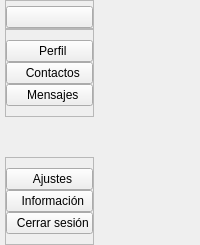
     <widget class="QWidget" name="menu" native="true">
      <layout class="QVBoxLayout" name="verticalLayout">
       <property name="spacing">
        <number>0</number>
       </property>
       <property name="leftMargin">
        <number>0</number>
       </property>
       <property name="topMargin">
        <number>0</number>
       </property>
       <property name="rightMargin">
        <number>0</number>
       </property>
       <property name="bottomMargin">
        <number>0</number>
       </property>
       <item alignment="Qt::AlignLeft">
        <widget class="QWidget" name="submenu" native="true">
         <layout class="QVBoxLayout" name="verticalLayout_2">
          <property name="spacing">
           <number>0</number>
          </property>
          <property name="leftMargin">
           <number>5</number>
          </property>
          <property name="topMargin">
           <number>0</number>
          </property>
          <property name="rightMargin">
           <number>0</number>
          </property>
          <property name="bottomMargin">
           <number>0</number>
          </property>
          <item alignment="Qt::AlignTop">
           <widget class="QFrame" name="frame">
            <property name="frameShape">
             <enum>QFrame::StyledPanel</enum>
            </property>
            <property name="frameShadow">
             <enum>QFrame::Raised</enum>
            </property>
            <layout class="QHBoxLayout" name="horizontalLayout_2">
             <property name="spacing">
              <number>0</number>
             </property>
             <property name="leftMargin">
              <number>0</number>
             </property>
             <property name="topMargin">
              <number>5</number>
             </property>
             <property name="rightMargin">
              <number>0</number>
             </property>
             <property name="bottomMargin">
              <number>0</number>
             </property>
             <item>
              <widget class="QPushButton" name="menuBtn">
               <property name="text">
                <string/>
               </property>
               <property name="icon">
                <iconset>
                 <normaloff>feather/align-justify.svg</normaloff>feather/align-justify.svg</iconset>
               </property>
               <property name="iconSize">
                <size>
                 <width>24</width>
                 <height>24</height>
                </size>
               </property>
              </widget>
             </item>
            </layout>
           </widget>
          </item>
          <item alignment="Qt::AlignTop">
           <widget class="QFrame" name="frame_2">
            <property name="sizePolicy">
             <sizepolicy hsizetype="Preferred" vsizetype="Preferred">
              <horstretch>0</horstretch>
              <verstretch>0</verstretch>
             </sizepolicy>
            </property>
            <property name="frameShape">
             <enum>QFrame::StyledPanel</enum>
            </property>
            <property name="frameShadow">
             <enum>QFrame::Raised</enum>
            </property>
            <layout class="QVBoxLayout" name="verticalLayout_3">
             <property name="spacing">
              <number>0</number>
             </property>
             <property name="leftMargin">
              <number>0</number>
             </property>
             <property name="topMargin">
              <number>10</number>
             </property>
             <property name="rightMargin">
              <number>0</number>
             </property>
             <property name="bottomMargin">
              <number>10</number>
             </property>
             <item>
              <widget class="QPushButton" name="perfilBtn">
               <property name="text">
                <string>  Perfil</string>
               </property>
               <property name="icon">
                <iconset>
                 <normaloff>feather/user.svg</normaloff>feather/user.svg</iconset>
               </property>
               <property name="iconSize">
                <size>
                 <width>24</width>
                 <height>24</height>
                </size>
               </property>
              </widget>
             </item>
             <item>
              <widget class="QPushButton" name="contactosBtn">
               <property name="text">
                <string>  Contactos</string>
               </property>
               <property name="icon">
                <iconset>
                 <normaloff>feather/grid.svg</normaloff>feather/grid.svg</iconset>
               </property>
               <property name="iconSize">
                <size>
                 <width>24</width>
                 <height>24</height>
                </size>
               </property>
              </widget>
             </item>
             <item>
              <widget class="QPushButton" name="mensajesBtn">
               <property name="text">
                <string>  Mensajes</string>
               </property>
               <property name="icon">
                <iconset>
                 <normaloff>feather/message-circle.svg</normaloff>feather/message-circle.svg</iconset>
               </property>
               <property name="iconSize">
                <size>
                 <width>24</width>
                 <height>24</height>
                </size>
               </property>
              </widget>
             </item>
            </layout>
           </widget>
          </item>
          <item>
           <spacer name="verticalSpacer">
            <property name="orientation">
             <enum>Qt::Vertical</enum>
            </property>
            <property name="sizeHint" stdset="0">
             <size>
              <width>20</width>
              <height>40</height>
             </size>
            </property>
           </spacer>
          </item>
          <item alignment="Qt::AlignTop">
           <widget class="QFrame" name="frame_3">
            <property name="frameShape">
             <enum>QFrame::StyledPanel</enum>
            </property>
            <property name="frameShadow">
             <enum>QFrame::Raised</enum>
            </property>
            <layout class="QVBoxLayout" name="verticalLayout_4">
             <property name="spacing">
              <number>0</number>
             </property>
             <property name="leftMargin">
              <number>0</number>
             </property>
             <property name="topMargin">
              <number>10</number>
             </property>
             <property name="rightMargin">
              <number>0</number>
             </property>
             <property name="bottomMargin">
              <number>10</number>
             </property>
             <item>
              <widget class="QPushButton" name="ajustesBtn">
               <property name="text">
                <string>  Ajustes</string>
               </property>
               <property name="icon">
                <iconset>
                 <normaloff>feather/settings.svg</normaloff>feather/settings.svg</iconset>
               </property>
               <property name="iconSize">
                <size>
                 <width>24</width>
                 <height>24</height>
                </size>
               </property>
              </widget>
             </item>
             <item>
              <widget class="QPushButton" name="infoBtn">
               <property name="text">
                <string>  Información</string>
               </property>
               <property name="icon">
                <iconset>
                 <normaloff>feather/info.svg</normaloff>feather/info.svg</iconset>
               </property>
               <property name="iconSize">
                <size>
                 <width>24</width>
                 <height>24</height>
                </size>
               </property>
              </widget>
             </item>
             <item>
              <widget class="QPushButton" name="csesionBtn">
               <property name="text">
                <string>  Cerrar sesión</string>
               </property>
               <property name="icon">
                <iconset>
                 <normaloff>feather/log-out.svg</normaloff>feather/log-out.svg</iconset>
               </property>
               <property name="iconSize">
                <size>
                 <width>24</width>
                 <height>24</height>
                </size>
               </property>
              </widget>
             </item>
            </layout>
           </widget>
          </item>
         </layout>
        </widget>
       </item>
      </layout>
     </widget>
